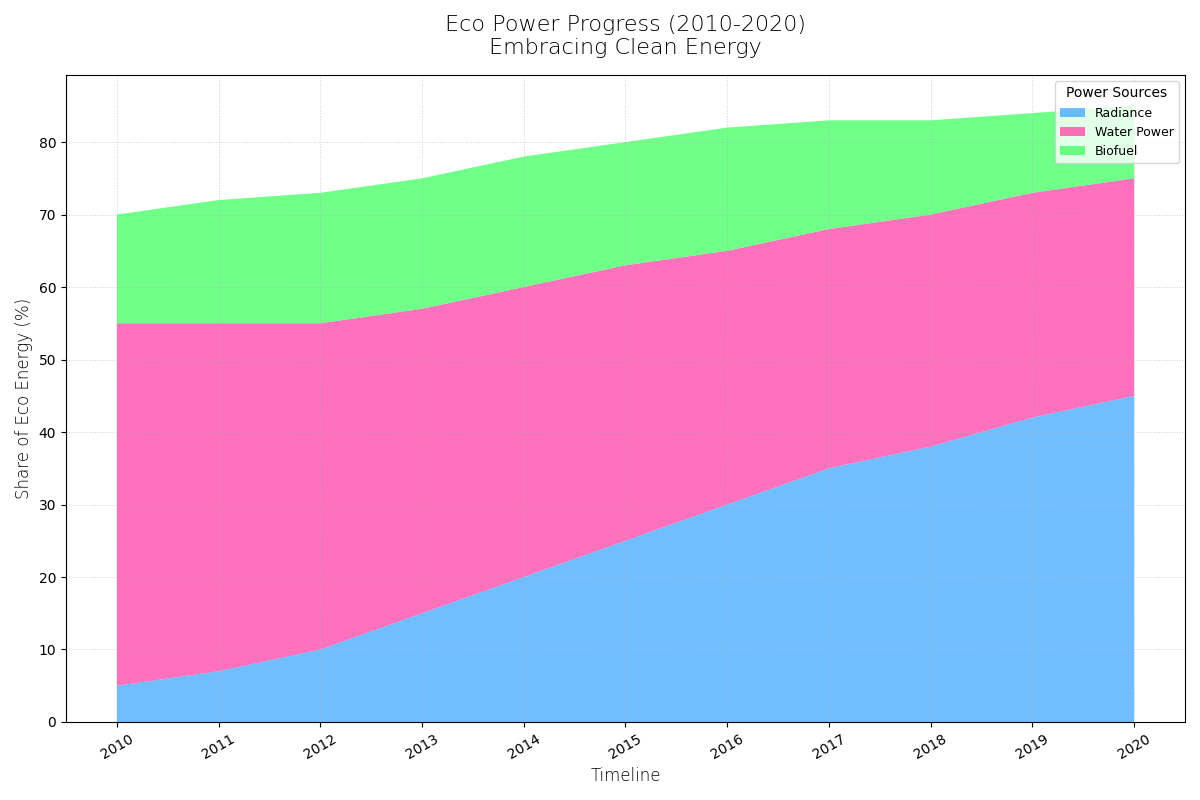

This chart was generated by the following Python code:
import matplotlib.pyplot as plt
import numpy as np

years = np.arange(2010, 2021)

solar = [5, 7, 10, 15, 20, 25, 30, 35, 38, 42, 45]
hydroelectric = [50, 48, 45, 42, 40, 38, 35, 33, 32, 31, 30]
biomass = [15, 17, 18, 18, 18, 17, 17, 15, 13, 11, 10]

data = np.vstack([solar, hydroelectric, biomass])

plt.figure(figsize=(12, 8))
plt.stackplot(years, data, 
              labels=['Radiance', 'Water Power', 'Biofuel'], 
              colors=['#33A1FF', '#FF33A1', '#33FF57'], alpha=0.7)

plt.title("Eco Power Progress (2010-2020)\nEmbracing Clean Energy", fontsize=16, fontweight='light', pad=15)
plt.xlabel('Timeline', fontsize=12, fontweight='light')
plt.ylabel('Share of Eco Energy (%)', fontsize=12, fontweight='light')

plt.legend(loc='upper right', title="Power Sources", fontsize=9, title_fontsize=10)

plt.grid(True, linestyle=':', linewidth=0.7, alpha=0.6)
plt.xticks(years, rotation=30)
plt.tight_layout()

plt.show()
